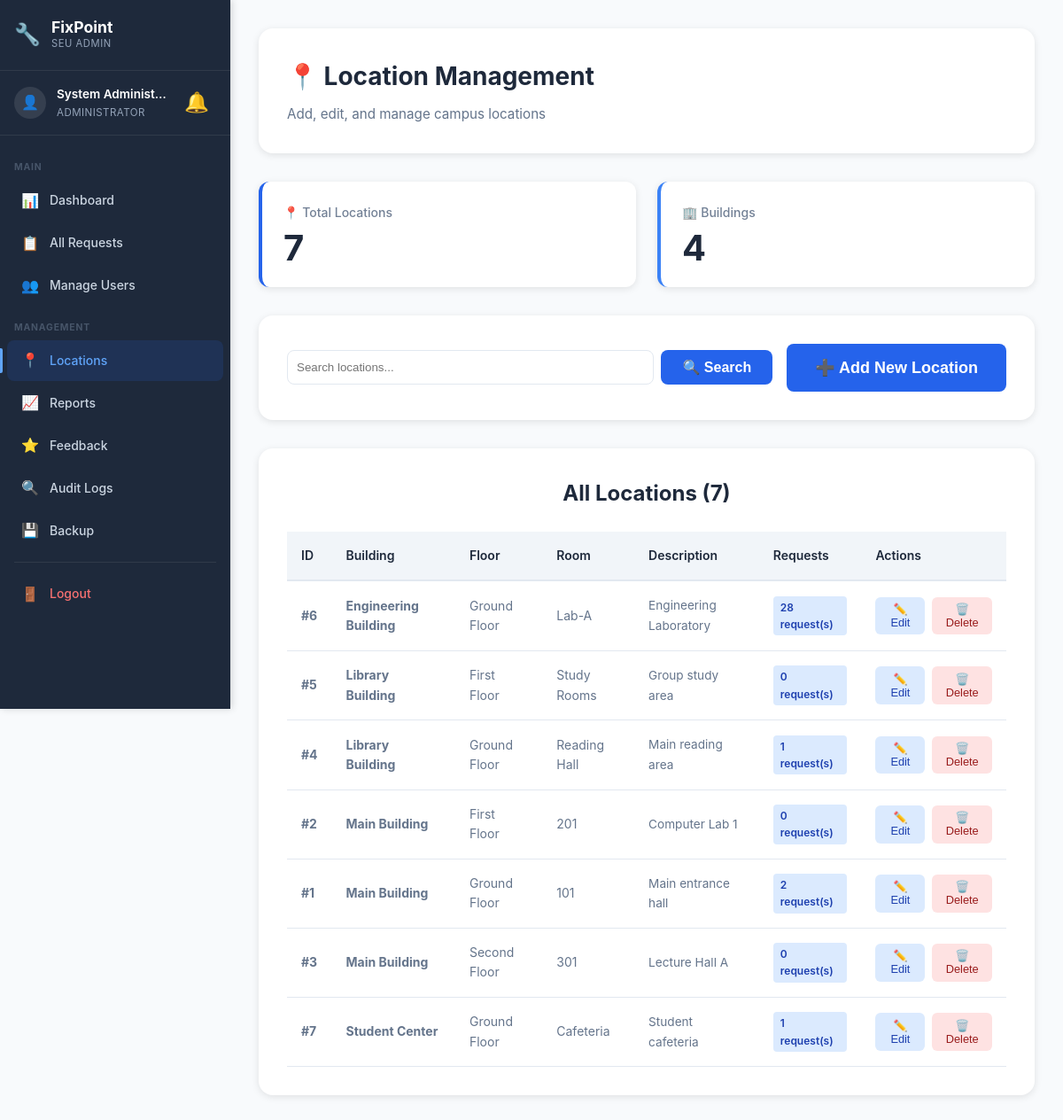
Page /admin/locations.php (signed in) on the committed database.
### tables this page shows
CREATE TABLE `location` (
  `LocationID` int(11) NOT NULL,
  `BuildingName` varchar(100) NOT NULL,
  `FloorNumber` varchar(20) DEFAULT NULL,
  `RoomNumber` varchar(50) DEFAULT NULL,
  `Description` text DEFAULT NULL
);

### config/helpers.php (called while the page is built, shortened)
<?php
function e($string) {
    return htmlspecialchars($string, ENT_QUOTES, 'UTF-8');
}
?>

### admin/locations.php (the view, shortened to what this page needs)
<?php
require_once __DIR__ . '/../config/database.php';
require_once __DIR__ . '/../config/helpers.php';
$search = isset($_GET['search']) ? trim($_GET['search']) : '';
$sql = "SELECT
            l.LocationID,
            l.BuildingName,
            l.FloorNumber,
            l.RoomNumber,
            l.Description,
            COUNT(mr.RequestID) as RequestCount,
            SUM(CASE WHEN mr.StatusID NOT IN (
                SELECT StatusID FROM status WHERE StatusName IN ('Completed', 'Cancelled')
            ) THEN 1 ELSE 0 END) as ActiveCount
        FROM location l
        LEFT JOIN maintenancerequest mr ON l.LocationID = mr.LocationID
        WHERE 1=1";
$sql .= " GROUP BY l.LocationID ORDER BY l.BuildingName, l.FloorNumber, l.RoomNumber";
$locations = $conn->query($sql)->fetch_all(MYSQLI_ASSOC);
$buildings_sql = "SELECT DISTINCT BuildingName FROM location ORDER BY BuildingName";
$buildings = $conn->query($buildings_sql)->fetch_all(MYSQLI_ASSOC);
$total_locations = count($locations);
$total_buildings = count($buildings);
$current_page = 'locations';
?>
<!DOCTYPE html>
<html lang="en">
<head>
    <link rel="stylesheet" href="../assets/css/style.css">
    <link rel="stylesheet" href="../assets/css/dashboard.css">
    <link rel="stylesheet" href="../assets/css/sidebar.css">
</head>
<body class="has-sidebar">
    <aside class="sidebar" id="sidebar">
        <div class="sidebar-header">
            <div class="sidebar-logo">
                <span class="sidebar-logo-icon">🔧</span>
                <div>
                    <span class="sidebar-logo-text">FixPoint</span>
                    <span class="sidebar-logo-sub">SEU Admin</span>
                </div>
            </div>
        </div>
        <div class="sidebar-user">
            <div class="sidebar-avatar">👤</div>
            <div class="sidebar-user-info">
                <span class="sidebar-user-name"><?php echo e($_SESSION['name']); ?></span>
                <span class="sidebar-user-role">Administrator</span>
            </div>
            <?php include __DIR__ . '/../includes/notification-bell.php'; ?>
        </div>
        <nav class="sidebar-nav">
            <div class="sidebar-section-label">Main</div>
            <a href="dashboard.php" class="sidebar-link <?php echo $current_page === 'dashboard' ? 'active' : ''; ?>">
                <span class="sidebar-icon">📊</span><span>Dashboard</span>
            </a>
            <a href="all-requests.php" class="sidebar-link <?php echo $current_page === 'all-requests' ? 'active' : ''; ?>">
                <span class="sidebar-icon">📋</span><span>All Requests</span>
            </a>
            <a href="users.php" class="sidebar-link <?php echo $current_page === 'users' ? 'active' : ''; ?>">
                <span class="sidebar-icon">👥</span><span>Manage Users</span>
            </a>
            <div class="sidebar-section-label">Management</div>
            <a href="locations.php" class="sidebar-link <?php echo $current_page === 'locations' ? 'active' : ''; ?>">
                <span class="sidebar-icon">📍</span><span>Locations</span>
            </a>
            <a href="reports.php" class="sidebar-link <?php echo $current_page === 'reports' ? 'active' : ''; ?>">
                <span class="sidebar-icon">📈</span><span>Reports</span>
            </a>
            <a href="all-feedback.php" class="sidebar-link <?php echo $current_page === 'all-feedback' ? 'active' : ''; ?>">
                <span class="sidebar-icon">⭐</span><span>Feedback</span>
            </a>
            <a href="audit-logs.php" class="sidebar-link <?php echo $current_page === 'audit-logs' ? 'active' : ''; ?>">
                <span class="sidebar-icon">🔍</span><span>Audit Logs</span>
            </a>
            <a href="backup.php" class="sidebar-link <?php echo $current_page === 'backup' ? 'active' : ''; ?>">
                <span class="sidebar-icon">💾</span><span>Backup</span>
            </a>
            <div class="sidebar-divider"></div>
            <a href="../auth/logout.php" class="sidebar-link sidebar-logout">
                <span class="sidebar-icon">🚪</span><span>Logout</span>
            </a>
        </nav>
    </aside>
    <div class="main-content">
            <div class="topbar-notif"><?php include __DIR__ . '/../includes/notification-bell.php'; ?></div>
    <div class="dashboard">
        <div class="dashboard-container">
            <div class="dashboard-header">
                <h1 class="welcome-text">📍 Location Management</h1>
                <p class="user-info">Add, edit, and manage campus locations</p>
            </div>
            <div class="stats-grid">
                <div class="stat-card">
                    <div class="stat-label">📍 Total Locations</div>
                    <div class="stat-value"><?php echo $total_locations; ?></div>
                </div>
                <div class="stat-card info">
                    <div class="stat-label">🏢 Buildings</div>
                    <div class="stat-value"><?php echo $total_buildings; ?></div>
                </div>
            </div>
            <div class="requests-section" style="margin-bottom: 2rem;">
                <div style="display: flex; justify-content: space-between; align-items: center; flex-wrap: wrap; gap: 1rem;">
                    <form method="GET" action="" style="display: flex; gap: 0.5rem; flex: 1; min-width: 250px;">
                        <input type="text" name="search" class="form-input" placeholder="Search locations..."
                               value="<?php echo e($search); ?>" style="flex: 1; padding: 0.625rem; border: 1px solid #e2e8f0; border-radius: 0.5rem;">
                        <button type="submit" class="btn btn-primary">🔍 Search</button>
                    </form>
                    <button class="btn btn-primary btn-large" onclick="openAddModal()">➕ Add New Location</button>
                </div>
            </div>
            <div class="requests-section">
                <h2 class="section-title">All Locations (<?php echo count($locations); ?>)</h2>
                <?php if (count($locations) > 0): ?>
                    <div style="overflow-x: auto;">
                        <table class="requests-table">
                            <thead>
                                <tr>
                                    <th>ID</th>
                                    <th>Building</th>
                                    <th>Floor</th>
                                    <th>Room</th>
                                    <th>Description</th>
                                    <th>Requests</th>
                                    <th>Actions</th>
                                </tr>
                            </thead>
                            <tbody>
                                <?php foreach ($locations as $loc): ?>
                                    <tr>
                                        <td><strong>#<?php echo $loc['LocationID']; ?></strong></td>
                                        <td><strong><?php echo e($loc['BuildingName']); ?></strong></td>
                                        <td><?php echo e($loc['FloorNumber']); ?></td>
                                        <td><?php echo e($loc['RoomNumber']); ?></td>
                                        <td>
                                            <?php if ($loc['Description']): ?>
                                                <span style="color: #64748b; font-size: 0.85rem;"><?php echo e($loc['Description']); ?></span>
                                            <?php else: ?>
                                                <span style="color: #94a3b8;">—</span>
                                            <?php endif; ?>
                                        </td>
                                        <td>
                                            <span class="loc-badge"><?php echo $loc['RequestCount']; ?> request(s)</span>
                                        </td>
                                        <td>
                                            <div style="display: flex; gap: 0.5rem;">
                                                <button class="action-btn btn-edit" onclick="openEditModal(<?php echo htmlspecialchars(json_encode($loc)); ?>)">
                                                    ✏️ Edit
                                                </button>
                                                <?php if ($loc['ActiveCount'] == 0): ?>
                                                    <button class="action-btn btn-delete" onclick="confirmDelete(<?php echo $loc['LocationID']; ?>, '<?php echo e($loc['BuildingName'] . ' - ' . $loc['RoomNumber']); ?>')">
                                                        🗑️ Delete
                                                    </button>
                                                <?php else: ?>
                                                    <button class="action-btn" style="background: #f1f5f9; color: #94a3b8; cursor: not-allowed;" disabled title="Has active requests">
                                                        🔒 In Use
                                                    </button>
                                                <?php endif; ?>
                                            </div>
                                        </td>
                                    </tr>
                                <?php endforeach; ?>
                            </tbody>
                        </table>
                    </div>
                <?php endif; ?>
            </div>
        </div>
    </div>
    </div>
</body>
</html>

### assets/css/style.css (style rules this page uses)
* { margin: 0; padding: 0; box-sizing: border-box; }
:root { --primary-color: #2563eb; --primary-dark: #1e40af; --secondary-color: #64748b; --success-color: #10b981; --danger-color: #ef4444; --warning-color: #f59e0b; --dark: #1e293b; --gray: #64748b; --light-gray: #f1f5f9; --white: #ffffff; --shadow: 0 4px 6px rgba(0, 0, 0, 0.1); --shadow-lg: 0 10px 25px rgba(0, 0, 0, 0.15); }
body { font-family: -apple-system, BlinkMacSystemFont, 'Segoe UI', Roboto, 'Helvetica Neue', Arial, sans-serif; line-height: 1.6; color: var(--dark); background-color: var(--white); }
.btn { display: inline-block; padding: 0.625rem 1.5rem; border-radius: 0.5rem; text-decoration: none; font-weight: 600; transition: all 0.3s; cursor: pointer; border: none; font-size: 1rem; }
.btn-primary { background: var(--primary-color); color: var(--white); }
.btn-large { padding: 1rem 2rem; font-size: 1.125rem; }
.stat-label { font-size: 0.875rem; opacity: 0.9; }
.section-title { font-size: 2.5rem; font-weight: 700; text-align: center; margin-bottom: 1rem; color: var(--dark); }

### assets/css/dashboard.css (style rules this page uses)
.dashboard { min-height: 100vh; background: #f8fafc; }
.dashboard-container { max-width: 1400px; margin: 0 auto; padding: 2rem; }
.dashboard-header { background: white; padding: 2rem; border-radius: 1rem; box-shadow: 0 2px 8px rgba(0,0,0,0.1); margin-bottom: 2rem; }
.welcome-text { font-size: 1.75rem; font-weight: 700; color: #1e293b; margin-bottom: 0.5rem; }
.user-info { color: #64748b; font-size: 0.95rem; }
.stats-grid { display: grid; grid-template-columns: repeat(auto-fit, minmax(250px, 1fr)); gap: 1.5rem; margin-bottom: 2rem; }
.stat-card { background: white; padding: 1.5rem; border-radius: 0.75rem; box-shadow: 0 2px 8px rgba(0,0,0,0.1); border-left: 4px solid #2563eb; transition: transform 0.2s; }
.stat-card.info { border-left-color: #3b82f6; }
.stat-label { font-size: 0.875rem; color: #64748b; margin-bottom: 0.5rem; font-weight: 500; }
.stat-value { font-size: 2.5rem; font-weight: 700; color: #1e293b; line-height: 1; }
.requests-section { background: white; padding: 2rem; border-radius: 1rem; box-shadow: 0 2px 8px rgba(0,0,0,0.1); }
.section-title { font-size: 1.5rem; font-weight: 700; color: #1e293b; margin-bottom: 1.5rem; }
.requests-table { width: 100%; border-collapse: collapse; overflow-x: auto; }
.requests-table th { background: #f1f5f9; padding: 1rem; text-align: left; font-weight: 600; color: #1e293b; border-bottom: 2px solid #e2e8f0; font-size: 0.875rem; white-space: nowrap; }
.requests-table td { padding: 1rem; border-bottom: 1px solid #e2e8f0; color: #64748b; font-size: 0.875rem; }

### admin/locations.php (style rules this page uses)
.loc-badge { display: inline-block; background: #dbeafe; color: #1e40af; padding: 0.2rem 0.5rem; border-radius: 0.25rem; font-size: 0.75rem; font-weight: 600; }
.action-btn { padding: 0.4rem 0.75rem; border-radius: 0.375rem; font-size: 0.8rem; font-weight: 500; border: none; cursor: pointer; transition: all 0.2s; text-decoration: none; }
.btn-edit { background: #dbeafe; color: #1e40af; }
.btn-delete { background: #fee2e2; color: #991b1b; }

### rows in the picture
location: LocationID "6", BuildingName "Engineering Building", FloorNumber "Ground Floor", RoomNumber "Lab-A", Description "Engineering Laboratory", RequestCount "28"
location: LocationID "5", BuildingName "Library Building", FloorNumber "First Floor", RoomNumber "Study Rooms", Description "Group study area", RequestCount "0"
location: LocationID "4", BuildingName "Library Building", FloorNumber "Ground Floor", RoomNumber "Reading Hall", Description "Main reading area", RequestCount "1"
location: LocationID "2", BuildingName "Main Building", FloorNumber "First Floor", RoomNumber "201", Description "Computer Lab 1", RequestCount "0"
location: LocationID "1", BuildingName "Main Building", FloorNumber "Ground Floor", RoomNumber "101", Description "Main entrance hall", RequestCount "2"
location: LocationID "3", BuildingName "Main Building", FloorNumber "Second Floor", RoomNumber "301", Description "Lecture Hall A", RequestCount "0"
location: LocationID "7", BuildingName "Student Center", FloorNumber "Ground Floor", RoomNumber "Cafeteria", Description "Student cafeteria", RequestCount "1"

### other values in the picture
$_SESSION['name'] "System Administ…"
$total_locations "7"
$total_buildings "4"
count($locations) "7"
